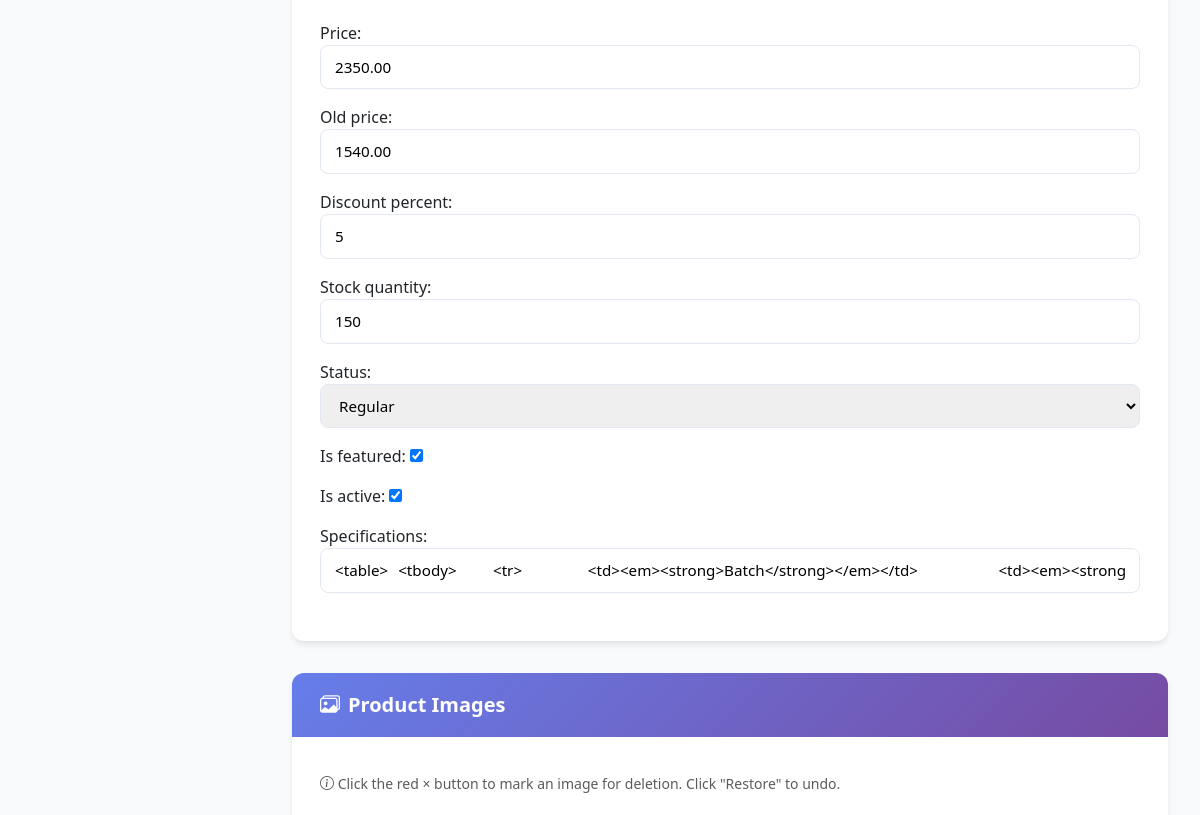
Page /products/edit/4/ (middle part) on the earlier database version.
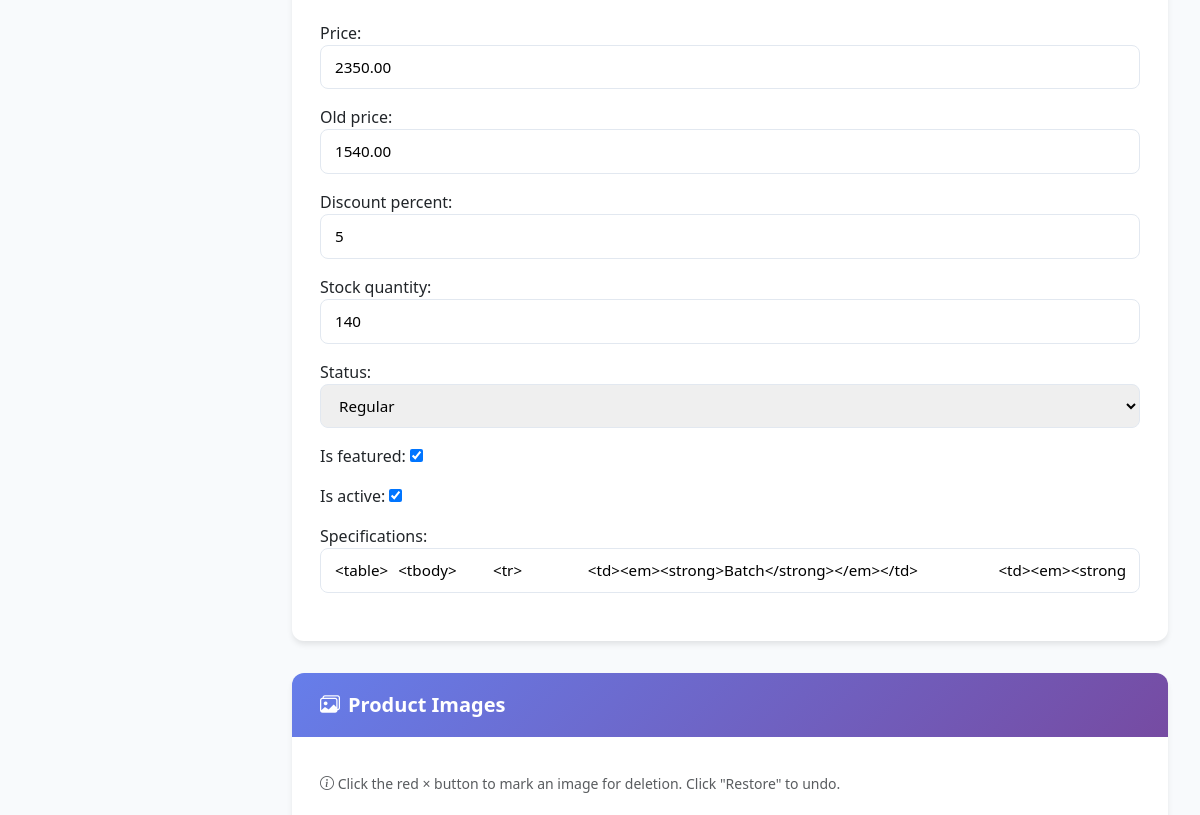
Same page on the later database version.
### core/models.py (models this page shows, shortened)
class Product(models.Model):
    STATUS_CHOICES = (
        ('new', 'New'),
        ('sale', 'Sale'),
        ('regular', 'Regular'),
    )
    category = models.ForeignKey(Category, on_delete=models.CASCADE, related_name='products')
    name = models.CharField(max_length=255)
    slug = models.SlugField(max_length=255, unique=True)
    short_description = models.TextField(blank=True, null=True)
    description = models.TextField(blank=True, null=True)
    specifications = RichTextField(blank=True, null=True, help_text="Add product specs like Word/Doc style")
    price = models.DecimalField(max_digits=10, decimal_places=2)
    old_price = models.DecimalField(max_digits=10, decimal_places=2, blank=True, null=True)
    discount_percent = models.PositiveIntegerField(default=0)
    stock_quantity = models.PositiveIntegerField(default=0)
    rating = models.FloatField(default=0.0)
    status = models.CharField(max_length=10, choices=STATUS_CHOICES, default='regular')
    is_featured = models.BooleanField(default=False)
    is_active = models.BooleanField(default=True)
    brand = models.ForeignKey(Brand, on_delete=models.CASCADE, blank=True, null=True, related_name='brand')
    created_at = models.DateTimeField(auto_now_add=True)
    updated_at = models.DateTimeField(auto_now=True)

### core/views.py (the view)
# urls.py: path('products/edit/<int:pk>/', views.product_edit, name='product_edit'),
def product_edit(request, pk):
    product = get_object_or_404(Product, pk=pk)
    if request.method == "POST":
        form = ProductForm(request.POST, instance=product)
        formset = ProductImageFormSet(request.POST, request.FILES, instance=product)
        if form.is_valid() and formset.is_valid():
            form.save()
            formset.save()   # handles add/update/delete automatically
            return redirect("product_list")
    else:
        form = ProductForm(instance=product)
        formset = ProductImageFormSet(instance=product)
    return render(request, "admin/product_edit.html", {
        "form": form,
        "formset": formset,
        "product": product
    })

### core/forms.py (shortened to what this page needs)
class ProductForm(forms.ModelForm):
    specifications = forms.CharField(widget=CKEditorWidget(), required=False)
    class Meta:
        model = Product
        fields = [
            'category', 'brand', 'name', 'short_description', 'description',
            'price', 'old_price', 'discount_percent', 'stock_quantity',
            'status', 'is_featured', 'is_active', 'specifications'
        ]

### core/context_processors.py (called while the page is built)
def categories_menu(request):
    categories = Category.objects.filter(parent__isnull=True).prefetch_related('children')
    return {'menu_categories': categories}

### core/models.py (called while the page is built)
    def __str__(self):
        return self.name

    def __str__(self):
        if self.parent:
            return f"{self.parent.name} → {self.name}"
        return self.name

### core/templates/admin/product_edit.html (shortened to what this page needs)
{% load static %}
<!DOCTYPE html>
<html lang="en">
<head>
    <link href="https://cdn.jsdelivr.net/npm/bootstrap@5.3.0/dist/css/bootstrap.min.css" rel="stylesheet">
    <link href="https://cdn.jsdelivr.net/npm/bootstrap-icons@1.10.5/font/bootstrap-icons.css" rel="stylesheet">
</head>
<body>
    <div class="main-content">
        <div class="form-container">
            <form method="POST" enctype="multipart/form-data">
    <div class="form-card">
        <div class="card-body-custom">
            {{ form.as_p }}
        </div>
    </div>
    <div class="form-card">
        <div class="card-header-custom">
            <h4>
                <i class="bi bi-images"></i>
                Product Images
            </h4>
        </div>
        <div class="card-body-custom">
            <p class="form-text mb-4">
                <i class="bi bi-info-circle"></i>
                Click the red × button to mark an image for deletion. Click "Restore" to undo.
            </p>
        </div>
    </div>
</form>
        </div>
    </div>
</body>
</html>

Differences in the rows shown:
changed Product "Regular": stock_quantity "150" → "140"
